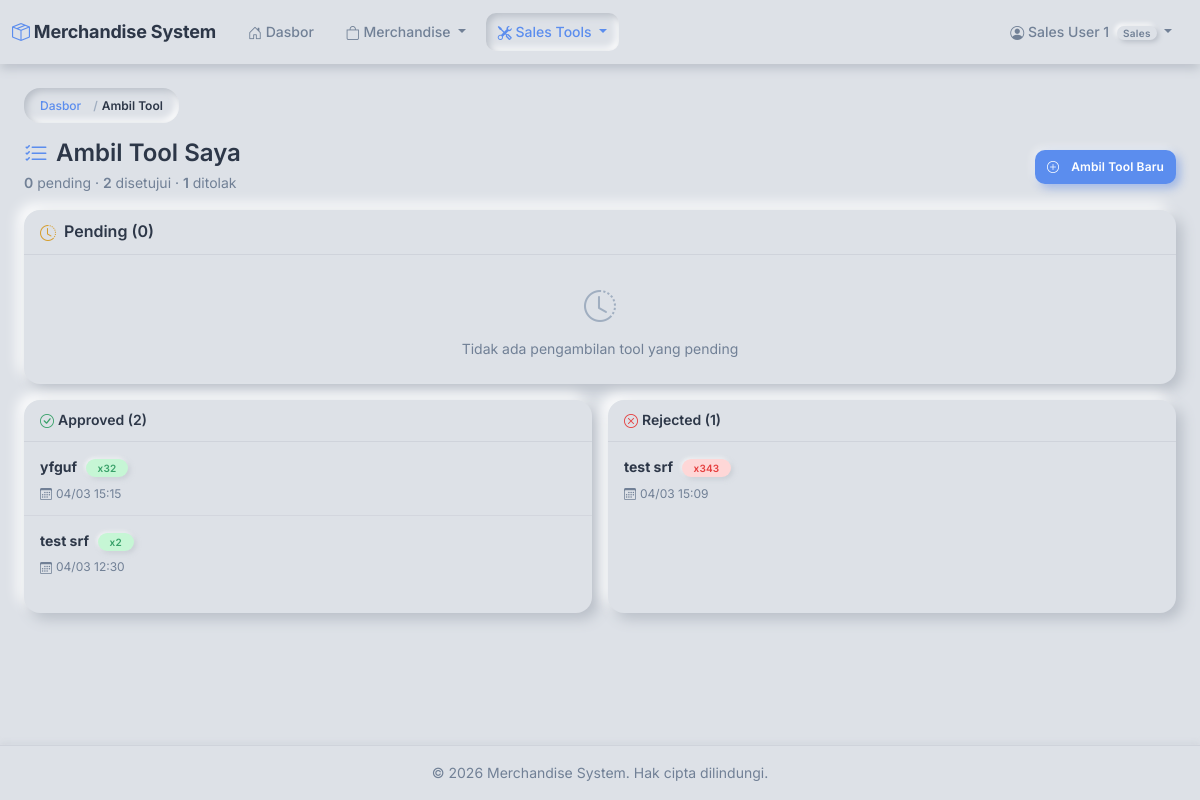
/inventory/my-checkouts/ (signed in), run on the app's committed database.
### accounts/models.py (models this page shows, shortened)
class User(AbstractUser):
    class Role(models.TextChoices):
        ADMIN = 'ADMIN', 'Admin (Markom)'
        SALES = 'SALES', 'Sales'
    role = models.CharField(
        max_length=10,
        choices=Role.choices,
        default=Role.SALES,
        help_text='User role: ADMIN for Markom, SALES for sales team'
    )
    full_name = models.CharField(
        max_length=255,
        help_text='Full name of the user'
    )
    phone = models.CharField(
        max_length=20,
        blank=True,
        help_text='Phone number'
    )
    force_password_change = models.BooleanField(
        default=False,
        help_text='User must change password on next login'
    )
    class Meta:
        db_table = 'users'
        verbose_name = 'User'
        verbose_name_plural = 'Users'
        ordering = ['-date_joined']
    @property
    def is_admin(self):
        return self.role == self.Role.ADMIN
    @property
    def is_sales(self):
        return self.role == self.Role.SALES

### inventory/sales_tool_models.py (models this page shows, shortened)
class ToolCheckout(models.Model):
    class Status(models.TextChoices):
        PENDING = 'PENDING', 'Pending'
        APPROVED = 'APPROVED', 'Approved'
        REJECTED = 'REJECTED', 'Rejected'
    sales_user = models.ForeignKey(
        settings.AUTH_USER_MODEL,
        on_delete=models.PROTECT,
        related_name='tool_checkouts',
        help_text='Sales user yang checkout'
    )
    tool = models.ForeignKey(
        SalesTool,
        on_delete=models.PROTECT,
        related_name='checkouts',
        help_text='Tool yang di-checkout'
    )
    quantity = models.IntegerField(
        help_text='Jumlah yang di-checkout'
    )
    notes = models.TextField(
        blank=True,
        help_text='Catatan dari sales'
    )
    status = models.CharField(
        max_length=10,
        choices=Status.choices,
        default=Status.PENDING,
        help_text='Status checkout'
    )
    created_at = models.DateTimeField(
        auto_now_add=True,
        help_text='Waktu checkout'
    )
    reviewed_by = models.ForeignKey(
        settings.AUTH_USER_MODEL,
        on_delete=models.SET_NULL,
        null=True,
        blank=True,
        related_name='reviewed_checkouts',
        help_text='Admin yang review'
    )
    reviewed_at = models.DateTimeField(
        null=True,
        blank=True,
        help_text='Waktu di-review'
    )
    admin_notes = models.TextField(
        blank=True,
        help_text='Catatan dari admin'
    )
    class Meta:
        db_table = 'tool_checkouts'
        verbose_name = 'Tool Checkout'
        verbose_name_plural = 'Tool Checkouts'
        ordering = ['-created_at']
        indexes = [
            models.Index(fields=['status', '-created_at']),
            models.Index(fields=['sales_user', '-created_at']),
        ]

class SalesTool(models.Model):
    name = models.CharField(
        max_length=200,
        unique=True,
        help_text='Nama tool/produk untuk sales'
    )
    description = models.TextField(
        blank=True,
        help_text='Deskripsi tool'
    )
    image = models.ImageField(
        upload_to='sales_tools/%Y/%m/',
        blank=True,
        null=True,
        help_text='Foto tool'
    )
    stock = models.IntegerField(
        default=0,
        help_text='Stock tersedia'
    )
    is_active = models.BooleanField(
        default=True,
        help_text='Tool aktif/non-aktif'
    )
    created_by = models.ForeignKey(
        settings.AUTH_USER_MODEL,
        on_delete=models.PROTECT,
        related_name='created_tools',
        help_text='Admin yang membuat tool ini'
    )
    created_at = models.DateTimeField(auto_now_add=True)
    updated_at = models.DateTimeField(auto_now=True)
    class Meta:
        db_table = 'sales_tools'
        verbose_name = 'Sales Tool'
        verbose_name_plural = 'Sales Tools'
        ordering = ['name']

### inventory/views.py (the view)
# urls.py: path('my-checkouts/', views.my_checkouts, name='my_checkouts'),
@sales_required
def my_checkouts(request):
    checkouts = ToolCheckout.objects.filter(
        sales_user=request.user
    ).select_related('tool', 'reviewed_by').order_by('-created_at')
    pending = checkouts.filter(status='PENDING')
    approved = checkouts.filter(status='APPROVED')
    rejected = checkouts.filter(status='REJECTED')
    return render(request, 'inventory/my_checkouts.html', {
        'pending': pending,
        'approved': approved,
        'rejected': rejected,
        'title': 'Ambil Tool Saya'
    })

### orders/cart.py (called while the page is built)
    def get_total_quantity(self):
        return sum(item.get('quantity', 0) for item in self.cart.values())

    def get_total_unique(self):
        return len(self.cart)

### orders/context_processors.py (called while the page is built)
def cart_context(request):
    if request.user.is_authenticated and hasattr(request.user, 'is_sales') and request.user.is_sales:
        cart = Cart(request)
        return {
            'navbar_cart_total': cart.get_total_quantity(),
            'navbar_cart_unique': cart.get_total_unique(),
        }
    return {
        'navbar_cart_total': 0,
        'navbar_cart_unique': 0,
    }

### templates/inventory/my_checkouts.html (shortened to what this page needs)
{% extends 'base.html' %}
{% block content %}
<div class="container-fluid">
    <nav aria-label="breadcrumb" class="mb-2">
        <ol class="breadcrumb breadcrumb-neu">
            <li class="breadcrumb-item"><a href="{% url 'dashboard:home' %}">Dasbor</a></li>
            <li class="breadcrumb-item active">Ambil Tool</li>
        </ol>
    </nav>
    <div class="row mb-3 align-items-center">
        <div class="col">
            <h3 class="mb-1">
                <i class="bi bi-list-check me-2" style="color: var(--color-accent);"></i>Ambil Tool Saya
            </h3>
            <p class="text-muted mb-0" style="font-size: var(--text-sm);">
                <span class="fw-semibold">{{ pending.count }}</span> pending ·
                <span class="fw-semibold">{{ approved.count }}</span> disetujui ·
                <span class="fw-semibold">{{ rejected.count }}</span> ditolak
            </p>
        </div>
        <div class="col-12 col-md-auto mt-2 mt-md-0">
            <a href="{% url 'inventory:tool_checkout' %}" class="btn btn-primary btn-sm w-100 w-md-auto">
                <i class="bi bi-plus-circle me-1"></i>Ambil Tool Baru
            </a>
        </div>
    </div>
    <div class="card mb-3">
        <div class="card-header" style="padding: var(--space-3) var(--space-4);">
            <h6 class="mb-0">
                <i class="bi bi-clock-history me-2" style="color: var(--color-warning);"></i>Pending ({{ pending.count }})
            </h6>
        </div>
        <div class="card-body p-0">
            {% if pending %}
                <div class="table-responsive">
                    <table class="table table-hover mb-0" style="font-size: var(--text-sm);">
                        <thead class="table-light">
                            <tr>
                                <th style="padding: var(--space-2) var(--space-3);">Tool</th>
                                <th class="text-center" style="width: 60px; padding: var(--space-2) var(--space-3);">Qty</th>
                                <th style="padding: var(--space-2) var(--space-3);">Notes</th>
                                <th style="width: 130px; padding: var(--space-2) var(--space-3);">Tanggal</th>
                            </tr>
                        </thead>
                        <tbody>
                            {% for checkout in pending %}
                            <tr style="cursor: pointer;" onclick="window.location='{% url 'inventory:checkout_detail' checkout.pk %}';">
                                <td style="padding: var(--space-2) var(--space-3);">
                                    <strong style="color: var(--color-text-dark); font-size: var(--text-sm);">{{ checkout.tool.name }}</strong>
                                </td>
                                <td class="text-center" style="padding: var(--space-2) var(--space-3);">
                                    <span class="badge bg-warning text-dark" style="font-size: 10px;">{{ checkout.quantity }}</span>
                                </td>
                                <td style="padding: var(--space-2) var(--space-3);">
                                    <small class="text-muted" style="font-size: var(--text-xs);">
                                        {{ checkout.notes|truncatewords:10|default:"-" }}
                                    </small>
                                </td>
                                <td style="padding: var(--space-2) var(--space-3);">
                                    <small class="text-muted" style="font-size: var(--text-xs);">
                                        <i class="bi bi-calendar3 me-1"></i>{{ checkout.created_at|date:"d/m H:i" }}
                                    </small>
                                </td>
                            </tr>
                            {% endfor %}
                        </tbody>
                    </table>
                </div>
            {% else %}
                <div class="text-center py-4">
                    <div class="mb-2" style="font-size: 2rem; color: var(--color-text-light);">
                        <i class="bi bi-clock-history"></i>
                    </div>
                    <p class="text-muted mb-0 small">Tidak ada pengambilan tool yang pending</p>
                </div>
            {% endif %}
        </div>
    </div>
    <div class="row g-3">
        <div class="col-md-6">
            <div class="card h-100">
                <div class="card-header" style="padding: var(--space-3) var(--space-4);">
                    <h6 class="mb-0" style="font-size: var(--text-sm);">
                        <i class="bi bi-check-circle me-1" style="color: var(--color-success);"></i>Approved ({{ approved.count }})
                    </h6>
                </div>
                <div class="card-body p-0">
                    {% if approved %}
                        <div class="list-group list-group-flush">
                            {% for checkout in approved|slice:":5" %}
                            <a href="{% url 'inventory:checkout_detail' checkout.pk %}" class="list-group-item list-group-item-action" style="padding: var(--space-3) var(--space-4); background-color: var(--neu-bg); border-color: rgba(184, 190, 199, 0.3); text-decoration: none;">
                                <div class="mb-1">
                                    <strong style="color: var(--color-text-dark); font-size: var(--text-sm);">{{ checkout.tool.name }}</strong>
                                    <span class="badge bg-success ms-1" style="font-size: 10px;">x{{ checkout.quantity }}</span>
                                </div>
                                <small class="text-muted d-block" style="font-size: var(--text-xs);">
                                    <i class="bi bi-calendar3 me-1"></i>{{ checkout.reviewed_at|date:"d/m H:i" }}
                                </small>
                            </a>
                            {% endfor %}
                        </div>
                    {% endif %}
                </div>
            </div>
        </div>
        <div class="col-md-6">
            <div class="card h-100">
                <div class="card-header" style="padding: var(--space-3) var(--space-4);">
                    <h6 class="mb-0" style="font-size: var(--text-sm);">
                        <i class="bi bi-x-circle me-1" style="color: var(--color-danger);"></i>Rejected ({{ rejected.count }})
                    </h6>
                </div>
                <div class="card-body p-0">
                    {% if rejected %}
                        <div class="list-group list-group-flush">
                            {% for checkout in rejected|slice:":5" %}
                            <a href="{% url 'inventory:checkout_detail' checkout.pk %}" class="list-group-item list-group-item-action" style="padding: var(--space-3) var(--space-4); background-color: var(--neu-bg); border-color: rgba(184, 190, 199, 0.3); text-decoration: none;">
                                <div class="mb-1">
                                    <strong style="color: var(--color-text-dark); font-size: var(--text-sm);">{{ checkout.tool.name }}</strong>
                                    <span class="badge bg-danger ms-1" style="font-size: 10px;">x{{ checkout.quantity }}</span>
                                </div>
                                <small class="text-muted d-block" style="font-size: var(--text-xs);">
                                    <i class="bi bi-calendar3 me-1"></i>{{ checkout.reviewed_at|date:"d/m H:i" }}
                                </small>
                            </a>
                            {% endfor %}
                        </div>
                    {% endif %}
                </div>
            </div>
        </div>
    </div>
</div>
{% endblock %}

### templates/base.html (shortened to what this page needs)
<!DOCTYPE html>
<html lang="id">
<head>
    <link href="https://cdn.jsdelivr.net/npm/bootstrap@5.3.0/dist/css/bootstrap.min.css" rel="stylesheet">
    <link rel="stylesheet" href="https://cdn.jsdelivr.net/npm/bootstrap-icons@1.11.0/font/bootstrap-icons.css">
    {% load static %}
    <link rel="stylesheet" href="{% static 'css/custom.css' %}">
</head>
<body>
    {% if user.is_authenticated %}
    <nav class="navbar navbar-expand-lg">
        <div class="container-fluid">
            <a class="navbar-brand" href="{% url 'dashboard:home' %}">
                <i class="bi bi-box-seam me-1" style="color: var(--color-accent);"></i>Merchandise System
            </a>
            <div class="collapse navbar-collapse" id="navbarNav">
                <ul class="navbar-nav me-auto">
                    <li class="nav-item">
                        <a class="nav-link {% if request.resolver_match.app_name == 'dashboard' %}active{% endif %}"
                           href="{% url 'dashboard:home' %}">
                            <i class="bi bi-house-door"></i> Dasbor
                        </a>
                    </li>
                    {% if user.is_sales %}
                    <li class="nav-item dropdown">
                        <a class="nav-link dropdown-toggle {% if request.resolver_match.app_name == 'orders' %}active{% endif %}"
                           href="#" id="merchandiseMenuDropdown" role="button" data-bs-toggle="dropdown" aria-expanded="false">
                            <i class="bi bi-bag"></i> Merchandise
                        </a>
                    </li>
                    <li class="nav-item dropdown">
                        <a class="nav-link dropdown-toggle {% if request.resolver_match.app_name == 'inventory' %}active{% endif %}"
                           href="#" id="toolsMenuDropdown" role="button" data-bs-toggle="dropdown" aria-expanded="false">
                            <i class="bi bi-tools"></i> Sales Tools
                        </a>
                    </li>
                    {% endif %}
                </ul>
                <ul class="navbar-nav">
                    <li class="nav-item dropdown">
                        <a class="nav-link dropdown-toggle" href="#" id="userDropdown"
                           role="button" data-bs-toggle="dropdown" aria-expanded="false">
                            <i class="bi bi-person-circle"></i>
                            {{ user.full_name }}
                            {% if user.is_admin %}
                                <span class="badge bg-primary ms-1 badge-role">Admin</span>
                            {% else %}
                                <span class="badge bg-secondary ms-1 badge-role">Sales</span>
                            {% endif %}
                        </a>
                    </li>
                </ul>
            </div>
        </div>
    </nav>
    {% endif %}
    <main class="{% if user.is_authenticated %}container-fluid py-4{% endif %}">
        {% block content %}{% endblock %}
    </main>
    {% if user.is_authenticated %}
    <footer>
        <div class="container-fluid">
            <p class="mb-0">&copy; {% now "Y" %} Merchandise System. Hak cipta dilindungi.</p>
        </div>
    </footer>
    {% endif %}
</body>
</html>

### data on the page
User: full_name "Sales User 1"
ToolCheckout: tool.name "yfguf", quantity "32", reviewed_at "04/03 15:15"
ToolCheckout: tool.name "test srf", quantity "2", reviewed_at "04/03 12:30"
ToolCheckout: tool.name "test srf", quantity "343", reviewed_at "04/03 15:09"

### other printed values
{{ pending.count }} "0"
{{ approved.count }} "2"
{{ rejected.count }} "1"
